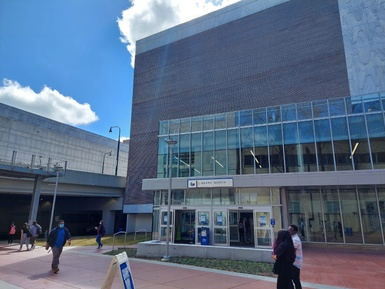
#> input picture Assignment 2/gsu buildings/Library1.jpeg, 385 x 289 px, shrunk from 1600 x 1200 before the run
$ jupyter execute --allow-errors q2.ipynb
#> lines starting #> are read from the running program, lines starting #| are printed output that depends on the picture
[cell 1]
import cv2
import depthai as dai
import numpy as np

[cell 2]
def stitch_2_imgs(img1, img2, feature) :
    img1_bw = cv2.cvtColor(img1, cv2.COLOR_BGR2GRAY)
    img2_bw = cv2.cvtColor(img2, cv2.COLOR_BGR2GRAY)

    if feature == "SIFT":
        feat = cv2.SIFT_create()
    elif feature == "ORB":
        feat = cv2.ORB_create()
    else :
        print("PLease enter correct feature value.")
        return

    kp_img1, desc_img1 = feat.detectAndCompute(img1_bw, None)
    kp_img2, desc_img2 = feat.detectAndCompute(img2_bw, None)

    bf = cv2.BFMatcher()
    matches = bf.knnMatch(desc_img2, desc_img1, k=2)

    good_points = []
    for m, n in matches:
        if(m.distance < 0.6*n.distance):
            good_points.append(m)

    query_pts = np.float32([kp_img2[m.queryIdx]
                    .pt for m in good_points]).reshape(-1, 1, 2)

    train_pts = np.float32([kp_img1[m.trainIdx]
                    .pt for m in good_points]).reshape(-1, 1, 2)

    matrix, mask = cv2.findHomography(query_pts, train_pts, cv2.RANSAC, 5.0)

    dst = cv2.warpPerspective(img2, matrix, ((img1.shape[1] + img2.shape[1]), img2.shape[0]))

    dst[0:img1.shape[0], 0:img1.shape[1]] = img1

    return dst

[cell 3]
img1 = cv2.imread('gsu buildings/Deck1.jpeg')
img2 = cv2.imread('gsu buildings/Deck2.jpeg')
img3 = cv2.imread('gsu buildings/Deck3.jpeg')

#> (the rest of this cell did not finish here and is left out)

[cell 4]
img1 = cv2.imread('gsu buildings/Library1.jpeg')
#> img1 is the input picture: shape (289, 385, 3); mean B, G, R 131.9, 107.3, 89.3
img2 = cv2.imread('gsu buildings/Library2.jpeg')
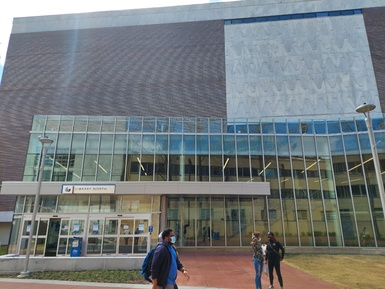
#> input picture Assignment 2/gsu buildings/Library2.jpeg, 385 x 289 px, shrunk from 1600 x 1200 before the run
#> img2 is the input picture: shape (289, 385, 3); mean B, G, R 124.4, 123.1, 117.6
img3 = cv2.imread('gsu buildings/Library3.jpeg')
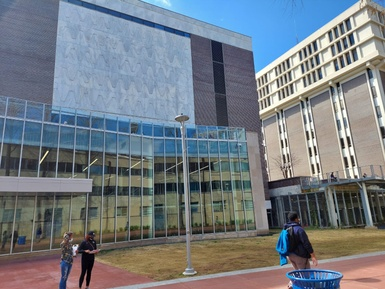
#> input picture Assignment 2/gsu buildings/Library3.jpeg, 385 x 289 px, shrunk from 1600 x 1200 before the run
#> img3 is the input picture: shape (289, 385, 3); mean B, G, R 130.6, 123.4, 116.1

img2_3 = stitch_2_imgs(img2, img3, "SIFT")
#> call 2 of stitch_2_imgs, with feature = 'SIFT'
#> in stitch_2_imgs (call 2), `img2_bw = cv2.cvtColor(img2, cv2.COLOR_BGR2GRAY)`:
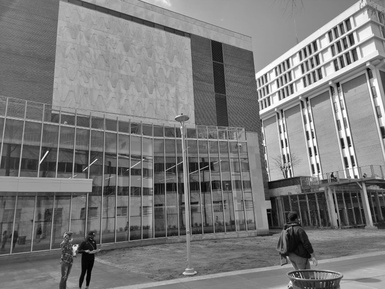
#> img2_bw: shape (289, 385); min 1, max 255, mean 122
#> in stitch_2_imgs (call 2), `kp_img1, desc_img1 = feat.detectAndCompute(img1_bw, None)`: kp_img1 = 695 keypoints; strongest (x, y, size): (264, 247, 3.5), (160, 235, 2.1), (45, 236, 2.2), (173, 239, 3.7)
#> in stitch_2_imgs (call 2), `kp_img2, desc_img2 = feat.detectAndCompute(img2_bw, None)`: kp_img2 = 998 keypoints; strongest (x, y, size): (310, 149, 2), (342, 140, 2.6), (352, 157, 2.3), (345, 159, 2.6)
#> in stitch_2_imgs (call 2), `matches = bf.knnMatch(desc_img2, desc_img1, k=2)`: matches = 998 matches
#> after the loop in stitch_2_imgs (call 2), `for m, n in matches:`: good_points = 35 matches
#> in stitch_2_imgs (call 2), `query_pts = np.float32([kp_img2[m.queryIdx] .pt for m in good_points])..`: query_pts = 35 rows, first 8: [30.46, 212.1], [46.81, 196.2], [47.54, 168.5], [47.86, 212.7], [50.01, 206.6], [50.18, 149.2], [54.44, 117.6], [59.48, 124.1]
#> in stitch_2_imgs (call 2), `train_pts = np.float32([kp_img1[m.trainIdx] .pt for m in good_points])..`: train_pts = 35 rows, first 8: [220, 211.6], [231.3, 197.9], [229.7, 173.9], [233.8, 212.6], [235, 207.7], [229.5, 156.4], [229.7, 128.6], [234.9, 133.8]
#> in stitch_2_imgs (call 2), `matrix, mask = cv2.findHomography(query_pts, train_pts, cv2.RANSAC, 5.0)`: matrix = [[0.324, 0.0824, 179.1], [-0.33, 0.785, 41.35], [-0.0017, -6.32e-05, 1]]; mask = 35 values from 1 to 1
panorm = stitch_2_imgs(img1, img2_3, "SIFT")
#> call 3 of stitch_2_imgs, with feature = 'SIFT'
#> in stitch_2_imgs (call 3), `img1_bw = cv2.cvtColor(img1, cv2.COLOR_BGR2GRAY)`:
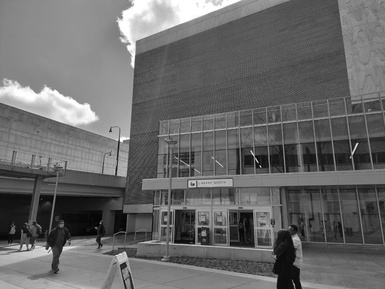
#> img1_bw: shape (289, 385); min 2, max 255, mean 104.7
#> in stitch_2_imgs (call 3), `img2_bw = cv2.cvtColor(img2, cv2.COLOR_BGR2GRAY)`:
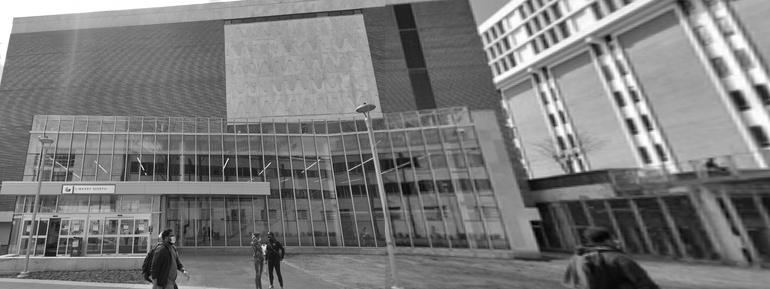
#> img2_bw: shape (289, 770); min 2, max 255, mean 122.1
#> in stitch_2_imgs (call 3), `kp_img1, desc_img1 = feat.detectAndCompute(img1_bw, None)`: kp_img1 = 558 keypoints; strongest (x, y, size): (30, 246, 2.1), (352, 153, 1.8), (296, 239, 5.6), (123, 265, 4.2)
#> in stitch_2_imgs (call 3), `kp_img2, desc_img2 = feat.detectAndCompute(img2_bw, None)`: kp_img2 = 1656 keypoints; strongest (x, y, size): (264, 247, 3.5), (577, 169, 4.4), (630, 123, 6.2), (757, 132, 9.3)
#> in stitch_2_imgs (call 3), `matches = bf.knnMatch(desc_img2, desc_img1, k=2)`: matches = 1656 matches
#> after the loop in stitch_2_imgs (call 3), `for m, n in matches:`: good_points = 73 matches
#> in stitch_2_imgs (call 3), `query_pts = np.float32([kp_img2[m.queryIdx] .pt for m in good_points])..`: query_pts = 73 rows, first 8: [10.5, 213.2], [11.38, 212.7], [14.26, 274.9], [23.79, 256.7], [24.29, 253.3], [24.82, 228.1], [27.47, 233.7], [28.03, 170.4]
#> in stitch_2_imgs (call 3), `train_pts = np.float32([kp_img1[m.trainIdx] .pt for m in good_points])..`: train_pts = 73 rows, first 8: [150.8, 205.2], [150.8, 205.2], [158.9, 258], [164.3, 243], [164.3, 239.9], [162.7, 218.3], [164.9, 222.9], [159.8, 169.3]
#> in stitch_2_imgs (call 3), `matrix, mask = cv2.findHomography(query_pts, train_pts, cv2.RANSAC, 5.0)`: matrix = [[0.478, 0.0752, 126.8], [-0.264, 0.806, 31.68], [-0.00131, -3.94e-05, 1]]; mask = 73 values, max 1 at index 0, min 0 at index 69, mean 0.986
#> in stitch_2_imgs (call 3), `dst[0:img1.shape[0], 0:img1.shape[1]] = img1`:
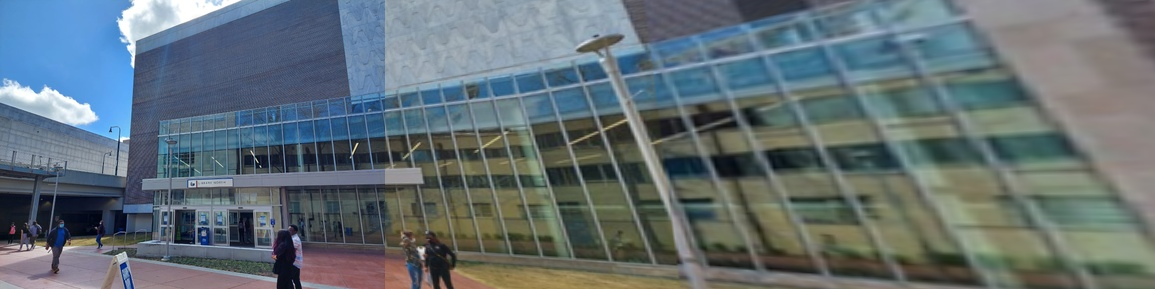
#> dst: shape (289, 1155, 3); mean B, G, R 116.9, 111.3, 98.7
cv2.imwrite(f"gsu buildings/Library_stiched.jpeg", panorm)
#> Out = True

[cell 5]
img1 = cv2.imread('gsu buildings/student1.jpg')
img2 = cv2.imread('gsu buildings/student2.jpg')
img3 = cv2.imread('gsu buildings/student3.jpg')

#> (the rest of this cell did not finish here and is left out)

panorm = stitch_2_imgs(img1, img2_3, "SIFT")
cv2.imwrite(f"gsu buildings/student_stiched.jpg", panorm)

[cell 6]
img1 = cv2.imread('gsu buildings/east1.jpg')
img2 = cv2.imread('gsu buildings/east2.jpg')
img3 = cv2.imread('gsu buildings/east3.jpg')

#> (the rest of this cell did not finish here and is left out)

[cell 7]
img1 = cv2.imread('gsu buildings/building1.jpeg')
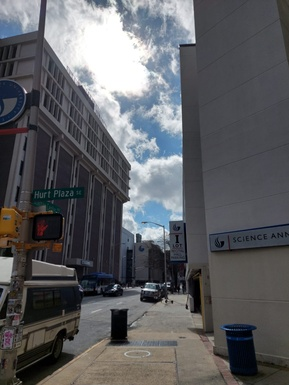
#> input picture Assignment 2/gsu buildings/building1.jpeg, 289 x 385 px, shrunk from 1200 x 1600 before the run
#> img1 is the input picture: shape (385, 289, 3); mean B, G, R 96.3, 93, 92
img2 = cv2.imread('gsu buildings/building2.jpg')
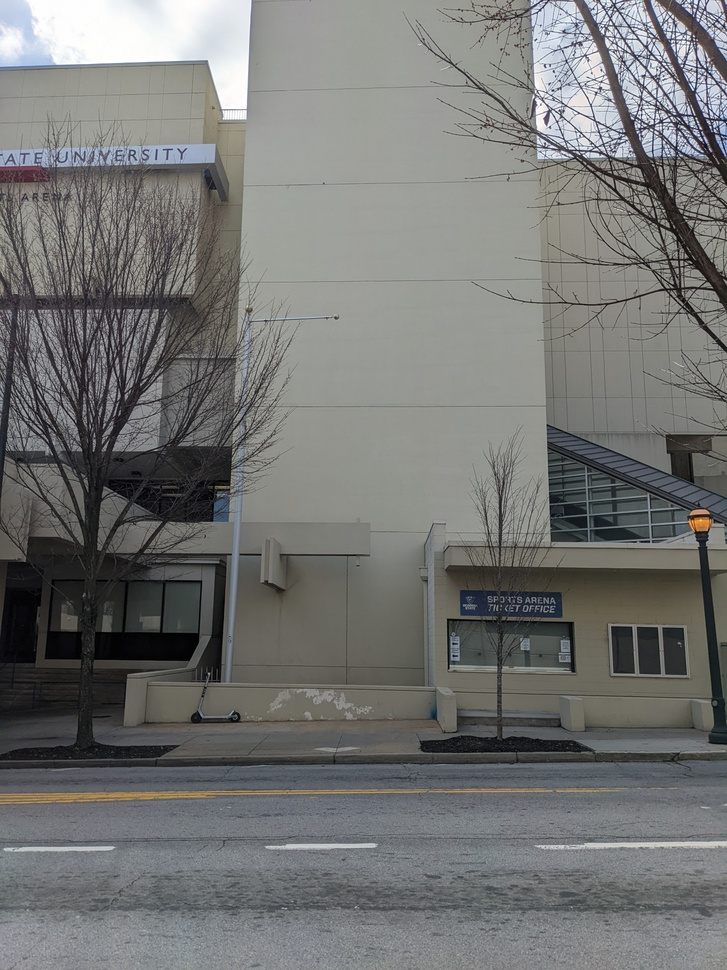
#> input picture Assignment 2/gsu buildings/building2.jpg, 727 x 970 px, shrunk from 3024 x 4032 before the run
#> img2 is the input picture: shape (970, 727, 3); mean B, G, R 115.4, 116.8, 115.9
img3 = cv2.imread('gsu buildings/building3.jpg')
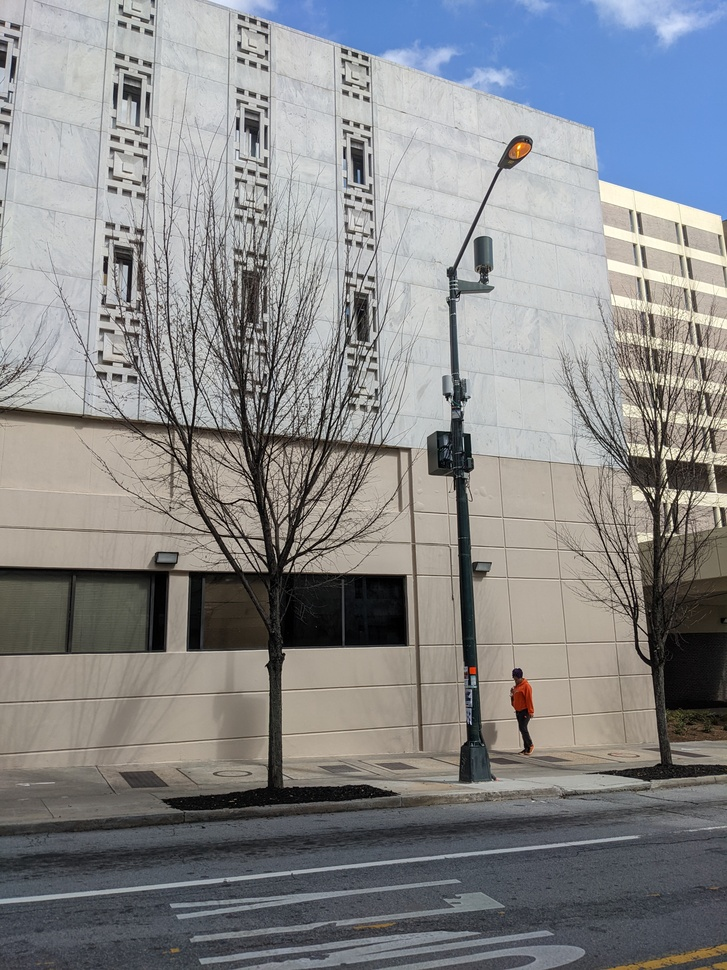
#> input picture Assignment 2/gsu buildings/building3.jpg, 727 x 970 px, shrunk from 3024 x 4032 before the run
#> img3 is the input picture: shape (970, 727, 3); mean B, G, R 138.3, 136.8, 135.8

#> (the rest of this cell did not finish here and is left out)

#> in stitch_2_imgs (call 6), `img2_bw = cv2.cvtColor(img2, cv2.COLOR_BGR2GRAY)`:
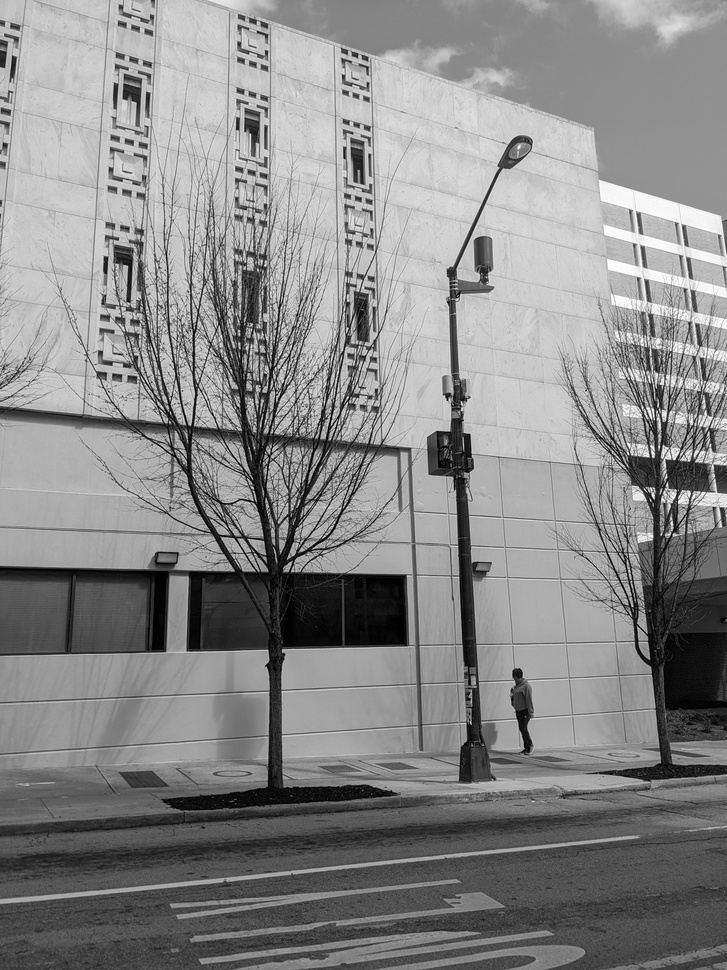
#> img2_bw: shape (970, 727); min 0, max 254, mean 136.7
#> in stitch_2_imgs (call 6), `kp_img1, desc_img1 = feat.detectAndCompute(img1_bw, None)`: kp_img1 = 3039 keypoints; strongest (x, y, size): (632, 118, 1.8), (600, 88, 2.4), (546, 119, 4.2), (708, 122, 2.1)
#> in stitch_2_imgs (call 6), `kp_img2, desc_img2 = feat.detectAndCompute(img2_bw, None)`: kp_img2 = 3694 keypoints; strongest (x, y, size): (653, 496, 2.3), (106, 259, 3.6), (343, 76, 2.7), (238, 405, 1.9)
#> in stitch_2_imgs (call 6), `matches = bf.knnMatch(desc_img2, desc_img1, k=2)`: matches = 3694 matches
#> after the loop in stitch_2_imgs (call 6), `for m, n in matches:`: good_points = 2 matches
#> in stitch_2_imgs (call 6), `query_pts = np.float32([kp_img2[m.queryIdx] .pt for m in good_points])..`: query_pts = [[118.5, 416.2], [157.3, 824]]
#> in stitch_2_imgs (call 6), `train_pts = np.float32([kp_img1[m.trainIdx] .pt for m in good_points])..`: train_pts = [[141.6, 398.7], [224.9, 763.8]]
panorm = stitch_2_imgs(img1, img2_3, "SIFT")
cv2.imwrite(f"gsu buildings/building_stiched.jpg", panorm)
